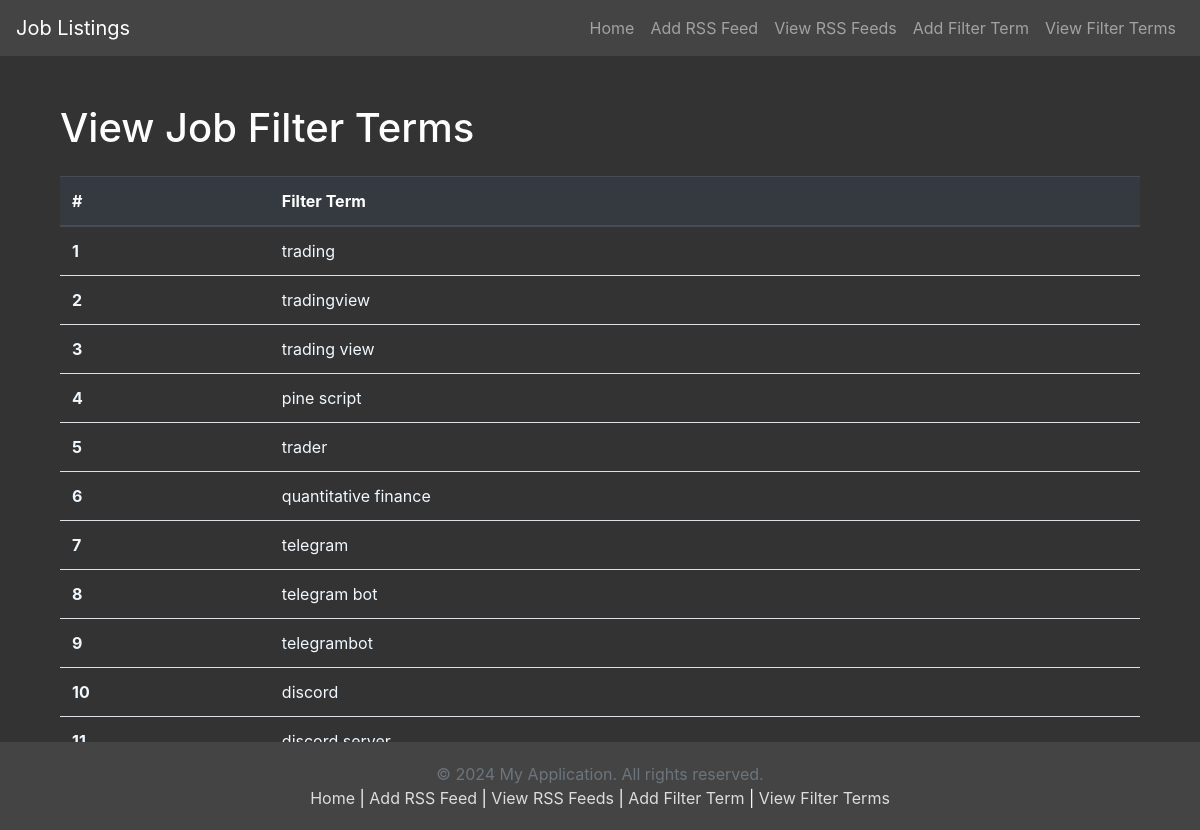
The app's page /view_job_filter_terms with its own data.
### main.py (models this page shows, shortened)
class JobFilterTerm(db.Model):
    id = db.Column(db.Integer, primary_key=True)
    filter_term = db.Column(db.String(120), unique=True, nullable=False)

### main.py (the view)
@app.route('/view_job_filter_terms')
def view_job_filter_terms():
    filters = JobFilterTerm.query.all()
    return render_template('view_job_filter_terms.html', filters=filters)

### templates/view_job_filter_terms.html (shortened to what this page needs)
{% extends "base.html" %}
{% block content %}
<div class="container">
    <h1 class="mt-5">View Job Filter Terms</h1>
    <table class="table mt-4">
        <thead class="thead-dark">
            <tr>
                <th scope="col">#</th>
                <th scope="col">Filter Term</th>
            </tr>
        </thead>
        <tbody>
            {% if filters %}
                {% for filter in filters %}
                <tr>
                    <th style="color: aliceblue;" scope="row">{{ loop.index }}</th>
                    <td style="color: aliceblue;">{{ filter.filter_term }}</td>
                </tr>
                {% endfor %}
            {% else %}
                <tr>
                    <td colspan="2">No job filter terms found.</td>
                </tr>
            {% endif %}
        </tbody>
    </table>
</div>
{% endblock %}

### templates/base.html (shortened to what this page needs)
<!DOCTYPE html>
<html lang="en">
<head>
    <link rel="stylesheet" href="https://stackpath.bootstrapcdn.com/bootstrap/4.5.2/css/bootstrap.min.css">
</head>
<body>
    <nav class="navbar navbar-expand-lg navbar-dark">
        <a class="navbar-brand" href="{{ url_for('display_jobs') }}">Job Listings</a>
        <div class="collapse navbar-collapse" id="navbarNav">
            <ul class="navbar-nav ml-auto">
                <li class="nav-item">
                    <a class="nav-link" href="{{ url_for('display_jobs') }}">Home</a>
                </li>
                <li class="nav-item">
                    <a class="nav-link" href="{{ url_for('add_rss_feed_link') }}">Add RSS Feed</a>
                </li>
                <li class="nav-item">
                    <a class="nav-link" href="{{ url_for('view_rss_feed_links') }}">View RSS Feeds</a>
                </li>
                <li class="nav-item">
                    <a class="nav-link" href="{{ url_for('add_job_filter_term') }}">Add Filter Term</a>
                </li>
                <li class="nav-item">
                    <a class="nav-link" href="{{ url_for('view_job_filter_terms') }}">View Filter Terms</a>
                </li>
            </ul>
        </div>
    </nav>
    <div class="container mt-5">
        {% block content %}
        {% endblock %}
    </div>
    <footer class="footer">
        <div class="container">
            <span class="text-muted">© 2024 My Application. All rights reserved.</span>
            <br>
            <a href="{{ url_for('display_jobs') }}">Home</a> |
            <a href="{{ url_for('add_rss_feed_link') }}">Add RSS Feed</a> |
            <a href="{{ url_for('view_rss_feed_links') }}">View RSS Feeds</a> |
            <a href="{{ url_for('add_job_filter_term') }}">Add Filter Term</a> |
            <a href="{{ url_for('view_job_filter_terms') }}">View Filter Terms</a>
        </div>
    </footer>
</body>
</html>

### templates/base.html (style rules this page uses)
body { background-color: #333; color: #fff; }
.navbar, .footer { background-color: #444; }
.footer { padding: 20px 0; text-align: center; position: fixed; width: 100%; bottom: 0; }
a { color: #ddd; }

### records on screen
JobFilterTerm: filter_term "trading"
JobFilterTerm: filter_term "tradingview"
JobFilterTerm: filter_term "trading view"
JobFilterTerm: filter_term "pine script"
JobFilterTerm: filter_term "trader"
JobFilterTerm: filter_term "quantitative finance"
JobFilterTerm: filter_term "telegram"
JobFilterTerm: filter_term "telegram bot"
JobFilterTerm: filter_term "telegrambot"
JobFilterTerm: filter_term "discord"
JobFilterTerm: filter_term "discord server"
